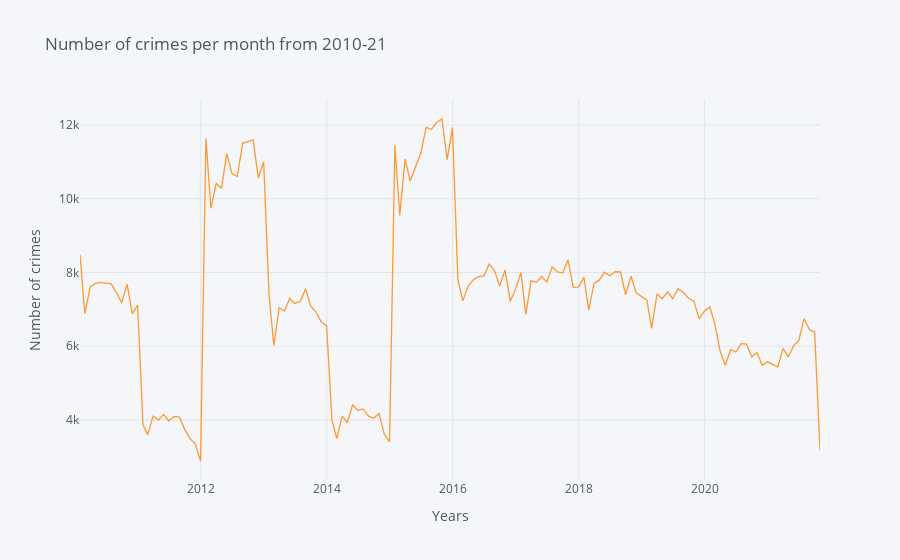

The notebook cell this image was saved under:
### Code cell
#how number of crimes vary in each month across years

kf.resample('M').size().iplot(title='Number of crimes per month from 2010-21',
    xTitle='Years',
    yTitle='Number of crimes')

### Figure 1 — Plotly figure (JSON) as saved in the notebook; plotly's stock layout.template omitted (floating-point values rounded to 4 significant figures; data arrays with more than 128 entries replaced by an {"elided": "..."} marker saying what was removed)
{"data": [{"line": {"color": "rgba(255, 153, 51, 1.0)", "dash": "solid", "shape": "linear", "width": 1.3}, "mode": "lines", "name": "None", "text": "", "type": "scatter", "x": {"elided": "142 str values"}, "y": {"elided": "142 int values"}}], "layout": {"legend": {"bgcolor": "#F5F6F9", "font": {"color": "#4D5663"}}, "paper_bgcolor": "#F5F6F9", "plot_bgcolor": "#F5F6F9", "title": {"font": {"color": "#4D5663"}, "text": "Number of crimes per month from 2010-21"}, "xaxis": {"gridcolor": "#E1E5ED", "showgrid": true, "tickfont": {"color": "#4D5663"}, "title": {"font": {"color": "#4D5663"}, "text": "Years"}, "zerolinecolor": "#E1E5ED"}, "yaxis": {"gridcolor": "#E1E5ED", "showgrid": true, "tickfont": {"color": "#4D5663"}, "title": {"font": {"color": "#4D5663"}, "text": "Number of crimes"}, "zerolinecolor": "#E1E5ED"}}}
